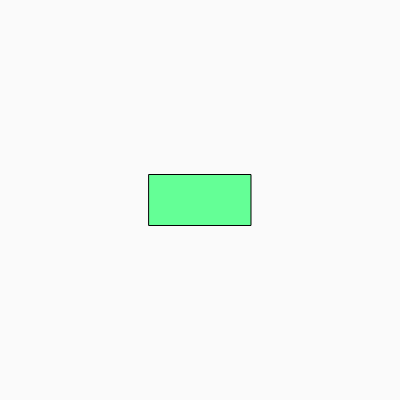
Frame 1 (no input)
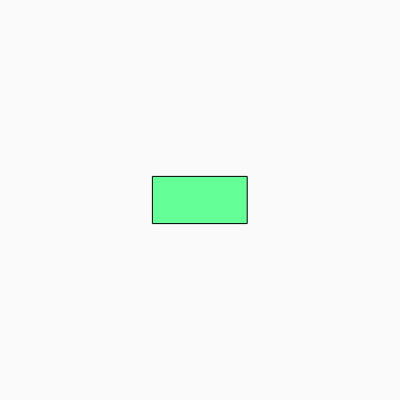
Frame 60 (no input)
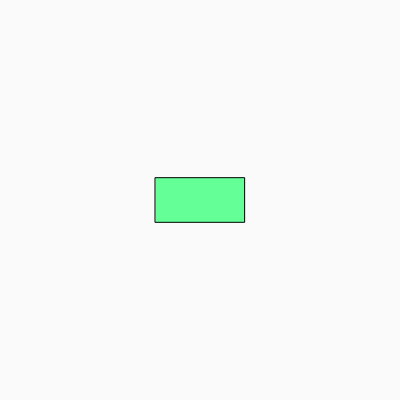
Frame 120 (the mouse pressed at the canvas centre since frame 60)

The p5.js sketch that drew these frames (run headless with seeded random() and noise() and a simulated clock; from frame 60 on, the mouse is pressed at the canvas centre):

// p5.js sketch
// ── sketch.js
function setup() {
  createCanvas(400, 400);
  rectMode(CENTER);
}

function draw() {
  background(250);
  translate(width / 2, height / 2);
  
  let s = 100 + 20 * sin(frameCount * 0.1);

  fill(100, 255, 150);
  rect(0, 0, s, s / 2);
}
